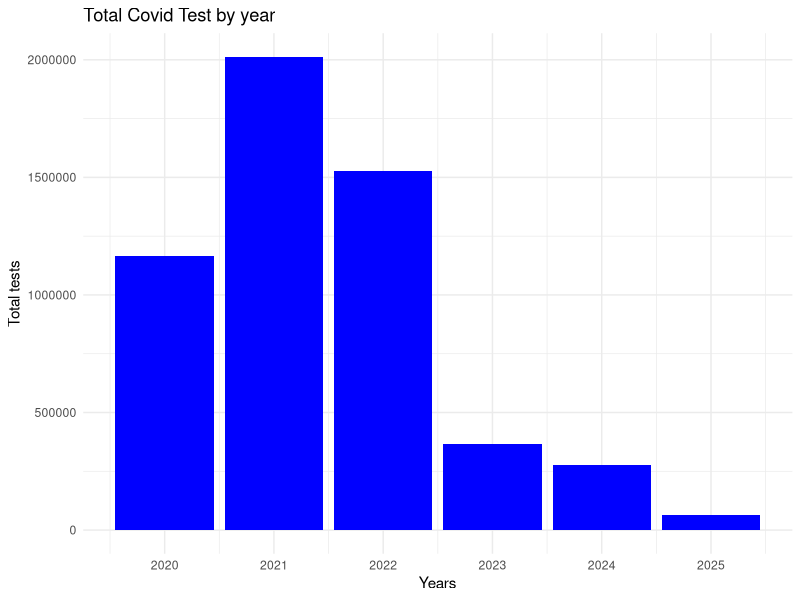
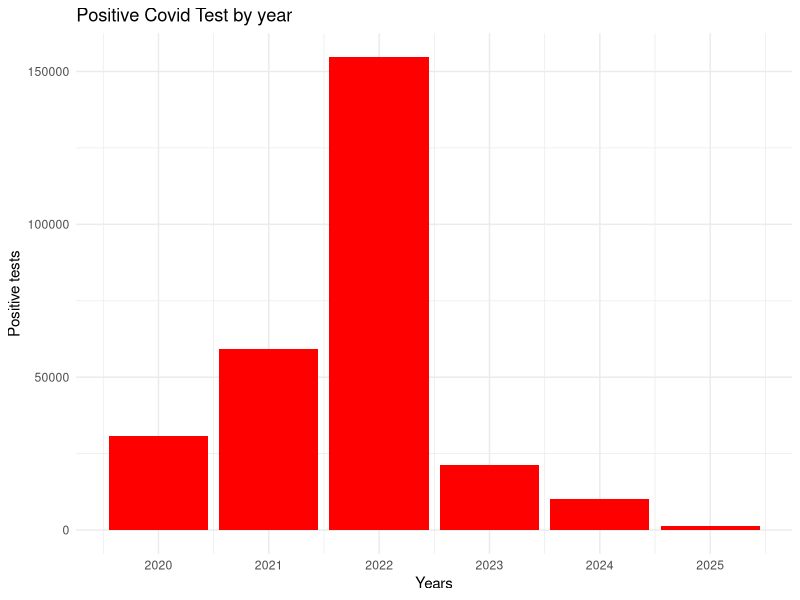
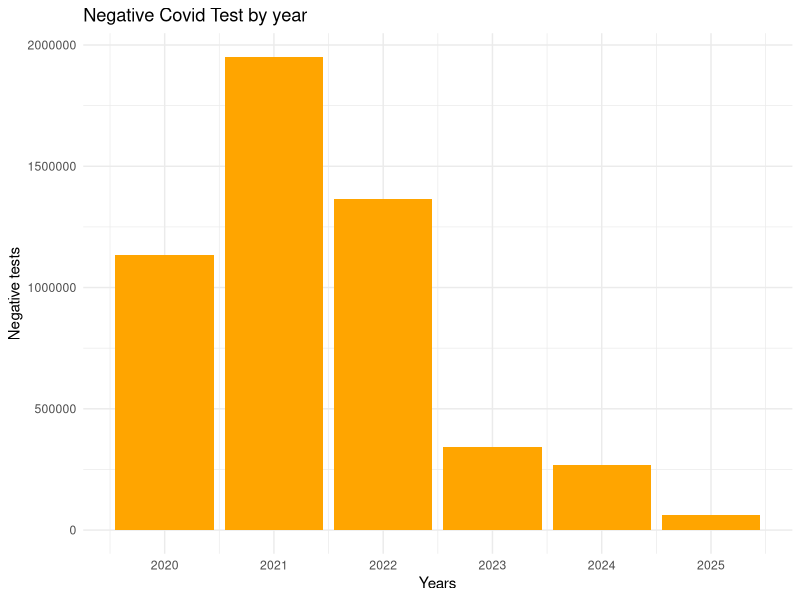
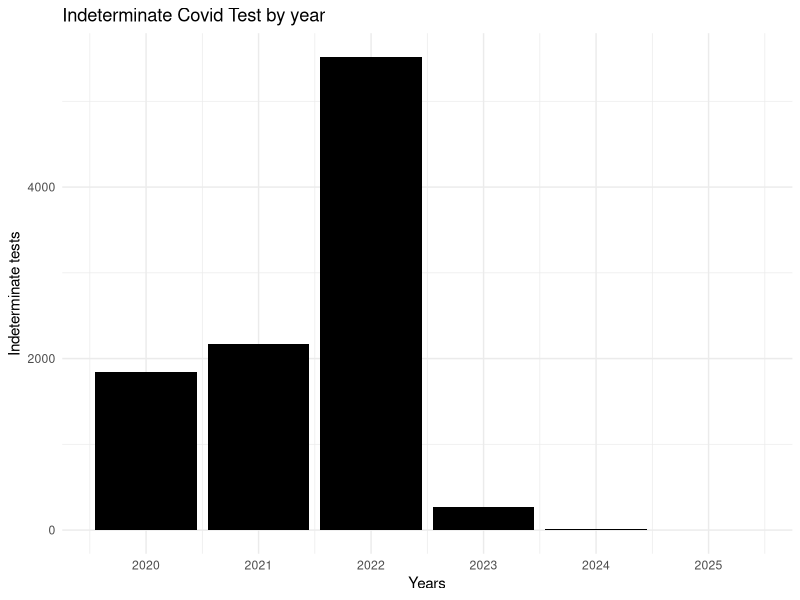
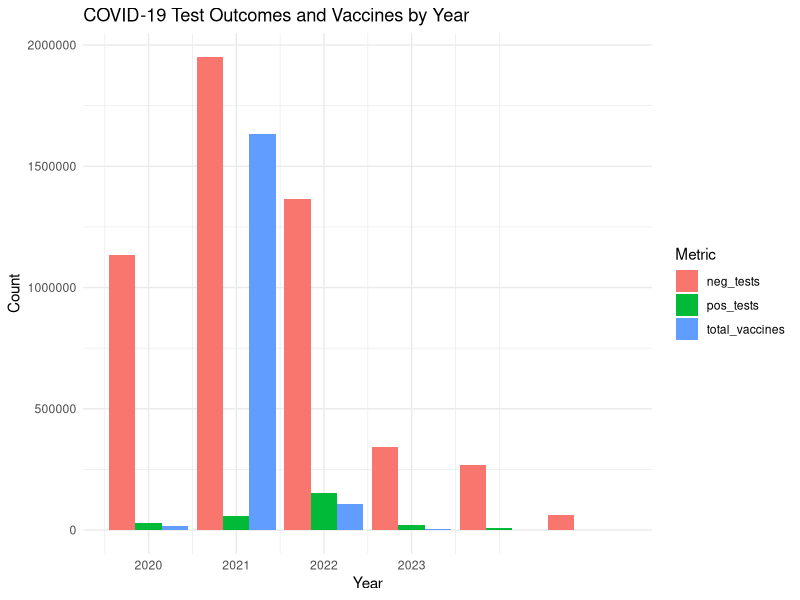

R code for these plots, in order:
## ---- chunk 1
library(readr)
covid <- read.csv("COVID-19_Testing_Over_Time.csv")
head(covid)
nrow(covid)
n_obs <- nrow(covid)
n_obs #The number of Observations

n_var <- ncol(covid)
n_var # The number of variables

## ---- chunk 2

summary(covid)
## ---- chunk 3

library(dplyr)      # for data‐wrangling verbs
library(lubridate)  # for mdy() and year()
library(tidyverse)

head(covid)

covid2 <- covid %>%
  # 1) parse DATE and extract year
  mutate(
    DATE = mdy(DATE),      # instead of mdy(covid$DATE)
    Year = year(DATE)      # instead of year(covid$DATE)
  ) %>%
  # 2) group by your new Year column
  group_by(Year) %>%
  # 3) summarise however you like
  summarise(
    days        = n(),
    total_tests = sum(tests, na.rm = TRUE),
    pos_tests   = sum(pos,   na.rm = TRUE),
    neg_tests   = sum(neg,   na.rm = TRUE),
    neg_tests   = sum(neg,   na.rm = TRUE),
    indet_tests = sum(indet, na.rm = TRUE)
  ) %>%
  ungroup() %>%
  arrange(Year)

head(covid2)

library(ggplot2)

ggplot(covid2, aes(x = Year, y = total_tests))+
  geom_col(fill = "blue")+
  labs(title = "Total Covid Test by year", x = "Years", y = "Total tests")+
  theme_minimal()+
  scale_x_continuous(
    breaks = 2020:2025,  # Show all years
    labels = 2020:2025   # Label as integers
  )

ggplot(covid2, aes(x = Year, y = pos_tests))+
  geom_col(fill = "red")+
  labs(title = "Positive Covid Test by year", x = "Years", y = "Positive tests")+
  theme_minimal()+
  scale_x_continuous(
    breaks = 2020:2025,  # Show all years
    labels = 2020:2025   # Label as integers
  )

ggplot(covid2, aes(x = Year, y = neg_tests))+
  geom_col(fill = "orange")+
  labs(title = "Negative Covid Test by year", x = "Years", y = "Negative tests")+
  theme_minimal()+
  scale_x_continuous(
    breaks = 2020:2025,  # Show all years
    labels = 2020:2025   # Label as integers
  )

ggplot(covid2, aes(x = Year, y = indet_tests))+
  geom_col(fill = "black")+
  labs(title = "Indeterminate Covid Test by year", x = "Years", y = "Indeterminate tests")+
  theme_minimal()+
  scale_x_continuous(
    breaks = 2020:2025,  # Show all years
    labels = 2020:2025   # Label as integers
  )


## ---- chunk 4
library(readr)
vaccine <- read.csv("ARCHIVED__COVID-19_Vaccinations_Given_to_SF_Residents_Over_Time_v1.csv")

vaccine_df2 <- vaccine %>%
  # 1) parse DATE and extract year
  mutate(
    DATE = mdy(date_administered),      # instead of mdy(covid$DATE)
    Year = year(DATE)      # instead of year(covid$DATE)
  ) %>%
  # 2) group by your new Year column
  group_by(Year) %>%
  # 3) summarise however you like
  summarise(
    days        = n_distinct(DATE),
    total_vaccines = sum(vaccines, na.rm = TRUE),
    .groups = "drop"
  ) %>%
  arrange(Year)


vaccine_df2

combined_covid <- left_join(covid2, vaccine_df2, by = "Year")

combined_covid

plot_data <- combined_covid %>%
  select(Year, pos_tests, neg_tests, total_vaccines) %>%
  pivot_longer(cols = -Year, names_to = "Metric", values_to = "Count")


ggplot(plot_data, aes(x = Year, y = Count, fill = Metric ))+
   geom_bar(stat = "identity", position = "dodge") +
  labs(
    title = "COVID-19 Test Outcomes and Vaccines by Year",
    x = "Year",
    y = "Count",
    fill = "Metric"
  ) +
  theme_minimal() +
  scale_x_continuous(
    breaks = 2020:2023,  
    labels = 2020:2023  
  )
  theme(
    plot.title = element_text(size = 16, face = "bold", hjust = 0.5),
    axis.text = element_text(size = 12),
    axis.title = element_text(size = 14)
  )

